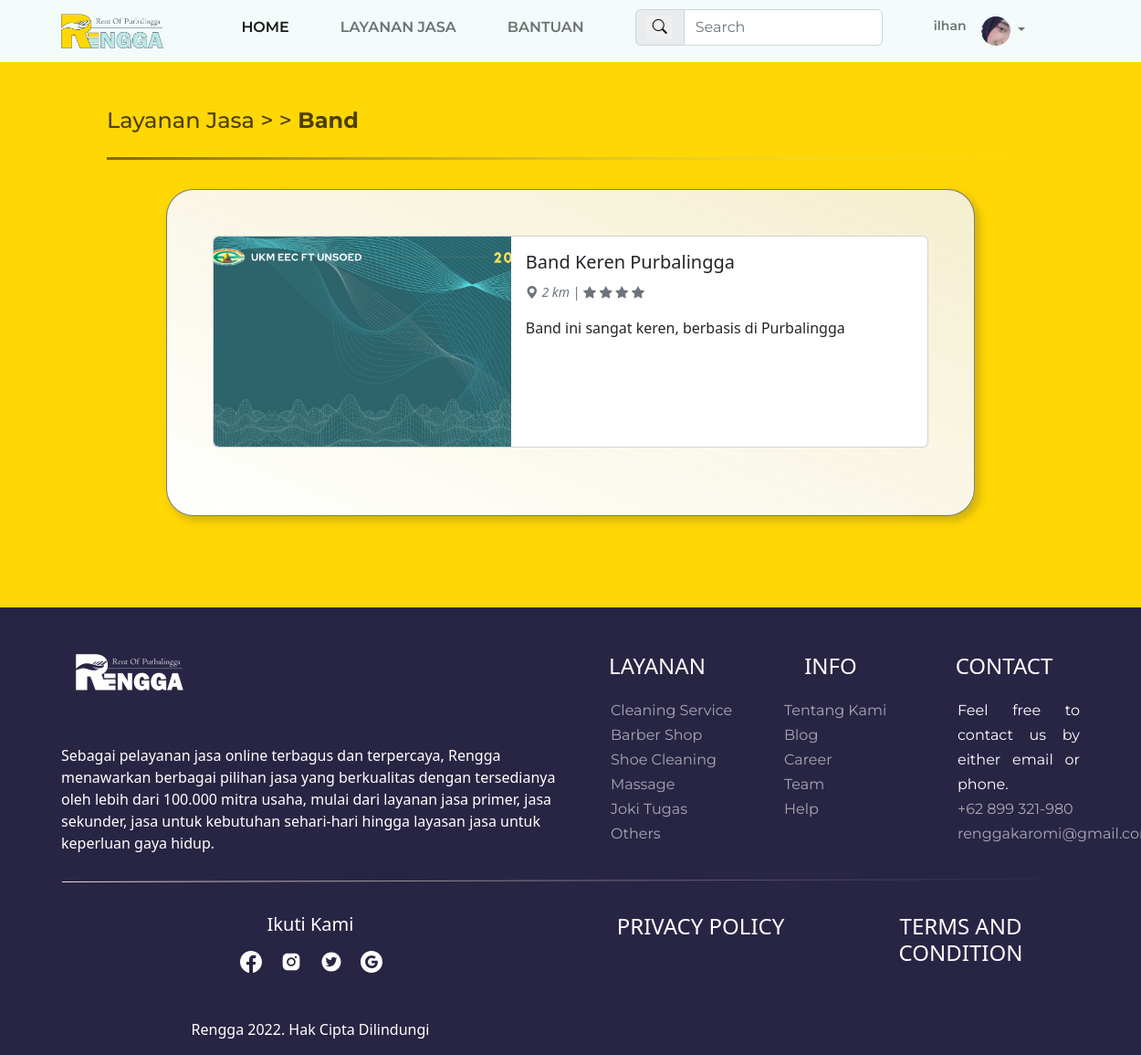
/detail-band.php (signed in), run on the app's committed database.
### tables this page shows
CREATE TABLE `data_user` (
  `id_user` int(255) NOT NULL,
  `username` varchar(100) NOT NULL,
  `nama` varchar(250) NOT NULL,
  `password` varchar(100) NOT NULL,
  `email` varchar(100) NOT NULL,
  `handphone` varchar(20) NOT NULL,
  `jenis_kelamin` varchar(10) NOT NULL,
  `tanggal_lahir` date NOT NULL,
  `alamat` text NOT NULL,
  `foto` varchar(255) NOT NULL DEFAULT 'kucingsopan.jpeg'
);

CREATE TABLE `data_layanan` (
  `id_layanan` int(255) NOT NULL,
  `id_toko` int(255) NOT NULL,
  `nama_layanan` varchar(255) NOT NULL,
  `jenis_layanan` varchar(50) NOT NULL,
  `harga_layanan` decimal(15,2) NOT NULL,
  `deskripsi_layanan` text NOT NULL,
  `foto_layanan` varchar(255) NOT NULL DEFAULT 'Frame 23.png'
);

### detail-band.php (the view, shortened to what this page needs)
<?php
  include "koneksi.php";
  $username = $_SESSION['login'];
  $stmt1 = mysqli_prepare($koneksi, "select * from data_user where username=?");
  mysqli_stmt_bind_param($stmt1, 's', $username);
  mysqli_stmt_execute($stmt1);
  $user = mysqli_fetch_array(mysqli_stmt_get_result($stmt1));
   $query = mysqli_query($koneksi, "select * from data_layanan where jenis_layanan='band'");
?>
<!DOCTYPE html>
<html lang="en">
<head>
    <link href="https://cdn.jsdelivr.net/npm/bootstrap@5.2.0-beta1/dist/css/bootstrap.min.css" rel="stylesheet"
>
    <link rel="stylesheet" href="CSS/style.css?v=<?= time(); ?>">
    <link rel="stylesheet" href="https://cdn.jsdelivr.net/npm/bootstrap-icons@1.8.2/font/bootstrap-icons.css">
</head>
<body>
    <nav class="navbar navbar-expand-lg sticky-top">
        <div class="container">
        <a class="navbar-brand" href="index-login.html"><img src="css/assets/logo.png" alt="logo" /></a>
        <div class="collapse navbar-collapse" id="navbarNavAltMarkup">
            <div class="navbar-nav ms-auto">
            <a class="nav-link a active" aria-current="page" href="index-login.php">Home</a>
            <a class="nav-link a" href="layanan-login.php">Layanan Jasa</a>
            <a class="nav-link a" href="pusat-bantuan-login.html">Bantuan</a>
            <form class="nav-link d-flex input-group" role="search">
                <span class="input-group-text" id="basic-addon1"
                ><button type="submit" style="border: none"><i class="bi bi-search"></i></button
                ></span>
                <input type="search" class="form-control" placeholder="Search" aria-label="Search" aria-describedby="basic-addon1" />
            </form>
            <span class="nav-link login"><?php echo $_SESSION["login"]; ?></span>
            <div class="nav-item dropdown">
                <a class="nav-link dropdown-toggle" href="#" id="navbarScrollingDropdown" role="button" data-bs-toggle="dropdown" aria-expanded="false">
                <img class="navbar_photo" src="photos/profile_photo/<?php echo $user['foto']; ?>" alt="profile" />
                </a>
            </div>
            </div>
        </div>
        </div>
    </nav>
    <div class="container-fluid detail">
        <div class="container detail-layanan">
            <div class="judul">
                <h4>Layanan Jasa > > <b>Band</b></h4>
                <img src="CSS/assets/Line 1.svg" alt="line">
            </div>
            <div class="layanan">
                <?php foreach($query as $layanan) { ?>
                    <a href="<?= "detail_layanan.php?id_layanan=".$layanan['id_layanan']; ?>" class="text-decoration-none text-reset">
                        <div class="card mb-4" style="max-width: 800px;">
                            <div class="row g-0">
                                <div class="col-md-5">
                                    <img src="photos/layanan_photo/<?php echo $layanan['foto_layanan'] ?>" class="img-fluid rounded-start gambar_layanan" alt="mc1" style="width: 400px; height: 230px;">
                                </div>
                                <div class="col-md-7">
                                    <div class="card-body">
                                        <h5 class="card-title"><label for=""><?= $layanan['nama_layanan'] ?></label></h5>
                                        <p class="card-text"><small class="text-muted"><i class="bi bi-geo-alt-fill"> 2
                                                    km</i> | <i class="bi bi-star-fill"> </i> <i
                                                    class="bi bi-star-fill"></i>
                                                </i> <i class="bi bi-star-fill"> </i> <i class="bi bi-star-fill"> </i>
                                            </small></p>
                                        <p class="card-text"><?= $layanan['deskripsi_layanan'] ?></p>
                                    </div>
                                </div>
                            </div>
                        </div>
                    </a>
                <?php } ?>
            </div>
        </div>
    </div>
    <footer>
        <div class="container-fluid footer">
            <div class="container footer1">
                <div class="row footer2">
                    <div class="col-sm-6">
                        <img src="CSS/assets/footer-logo.png" alt="logo">
                        <p>Sebagai pelayanan jasa online terbagus dan terpercaya, Rengga menawarkan berbagai pilihan
                            jasa yang
                            berkualitas dengan tersedianya oleh lebih dari 100.000 mitra usaha, mulai dari layanan jasa
                            primer, jasa
                            sekunder, jasa untuk kebutuhan sehari-hari hingga layasan jasa untuk keperluan gaya hidup.
                        </p>
                        <img src="CSS/assets/line3.svg  " alt="line">
                    </div>
                    <div class="col-sm-2">
                        <h4>LAYANAN</h4>
                        <ul>
                            <li><a href="detail-cleaning-service.html">Cleaning Service</a></li>
                            <li><a href="detail-barbershop.html">Barber Shop</a></li>
                            <li><a href="detail-shoecleaning.html">Shoe Cleaning</a></li>
                            <li><a href="detail-massage.html">Massage</a></li>
                            <li><a href="detail-jokitugas.html">Joki Tugas</a></li>
                            <li><a href="layanan-login.html">Others</a></li>
                        </ul>
                    </div>
                    <div class="col-sm-2">
                        <h4>INFO</h4>
                        <ul>
                            <li><a href="#">Tentang Kami</a></li>
                            <li><a href="#">Blog</a></li>
                            <li><a href="#">Career</a></li>
                            <li><a href="#">Team</a></li>
                            <li><a href="pusat-bantuan-login.html">Help</a></li>
                        </ul>
                    </div>
                    <div class="col-sm-2">
                        <h4>CONTACT</h4>
                        <ul>
                            <li>Feel free to contact us by either email or phone.</li>
                            <li><a href="#">+62 899 321-980</a></li>
                            <li><a href="#">renggakaromi@gmail.com</a></li>
                        </ul>
                    </div>
                </div>
                <div class="row footer3">
                    <div class="col-sm-6">
                        <h5>Ikuti Kami</h5>
                        <ul>
                            <li><a href="#"><img src="CSS/assets/fb.svg" alt="fb"></a></li>
                            <li><a href="#"><img src="CSS/assets/instagram.svg" alt="fb"></a></li>
                            <li><a href="#"><img src="CSS/assets/twitter.svg" alt="fb"></a></li>
                            <li><a href="#"><img src="CSS/assets/google.svg" alt="fb"></a></li>
                        </ul>
                        <p>Rengga 2022. Hak Cipta Dilindungi
                        </p>
                    </div>
                    <div class="col-sm-3">
                        <a href="#">
                            <h4>PRIVACY POLICY</h4>
                        </a>
                    </div>
                    <div class="col-sm-3">
                        <a href="#">
                            <h4>TERMS AND CONDITION</h4>
                        </a>
                    </div>
                </div>
            </div>
        </div>
    </footer>
</body>
</html>

### CSS/style.css (style rules this page uses)
:root { --carousel-jasa-height: 60vh; }
body { margin: 0; padding: 0; box-sizing: border-box; }
.gambar_layanan { object-fit: cover; object-position: center; width: 100%; height: 15rem; }
.navbar_photo { object-fit: cover; object-position: center; border-radius: 50%; width: 2rem; height: 2rem; }
.nav-link { margin-bottom: 20px; font-family: "Montserrat", sans-serif; font-size: 20px; }
.navbar-brand img { margin: 0px; width: 7rem; }
.navbar .input-group { height: min-content; padding: 0; }
.container-fluid { background-color: #ffd705; }
.judul { font-family: "Montserrat", sans-serif; font-size: 32px; color: rgba(0, 0, 0, 0.7); line-height: 101.5%; margin-bottom: 20px; margin-left: 50px; }
.footer { background-color: #282544; color: #fff; }
.footer3 { margin-top: 25px; text-align: center; }
.footer2 h4 { margin-top: 50px; text-align: center; margin-bottom: 20px; }
.footer2 ul { font-family: "Montserrat", sans-serif; list-style: none; font-size: 16px; text-align: justify; line-height: 27px; }
.footer3 ul { margin-right: 50px; margin-top: 15px; list-style: none; display: flex; justify-content: center; }
.footer3 p { margin-top: 50px; }
.footer3 ul li { margin-left: 20px; text-align: center; }
.footer1 .footer2 a { text-decoration: none; color: rgba(255, 255, 255, 0.6); }
.footer1 .footer3 a { text-decoration: none; color: rgba(255, 255, 255, 1); }
.login { margin-bottom: 30px; }
.container.detail-layanan { padding-top: 50px; padding-bottom: 100px; }
.container.detail-layanan .layanan { width: max-content; background-image: linear-gradient(to top right, rgba(255, 255, 255, 100%), rgba(243, 243, 243, 85%)); border: 1.5px solid rgba(0, 0, 0, 0.5); box-shadow: 5px 5px 10px rgba(11, 22, 62, 20%); padding: 50px 50px 50px 50px; margin: auto; border-radius: 30px; }
.container.detail-layanan .layanan a { text-decoration: none; color: black; }
.container.detail-layanan .layanan img { height: 100%; }
@media (min-width: 992px) { .navbar { padding: 10px; background-color: #f3fbfb; } }
@media (min-width: 992px) { .nav-link { margin-right: 40px; text-transform: uppercase; margin-bottom: 0px; font-family: "Montserrat", sans-serif; font-size: 16px; font-weight: 600; min-width: fit-content; } }
@media (min-width: 992px) { .nav-link.login { margin-right: 0px; text-transform: none; font-size: 14px; } }
@media (min-width: 992px) { .nav-item { margin-right: 12px; border: 1px solid black; } }
@media (min-width: 992px) { .nav-item.dropdown { border: none; } }

### data on the page
data_user: foto (picture)
data_layanan: foto_layanan (picture), nama_layanan "Band Keren Purbalingga", deskripsi_layanan "Band ini sangat keren, berbasis di Purbalingga"

### other printed values
$_SESSION["login"] "ilhan"
